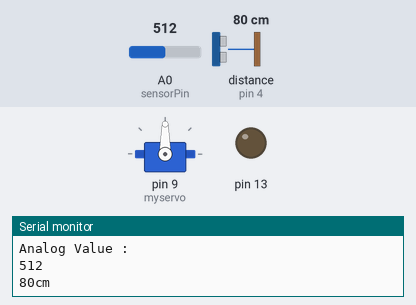
The sketch below on a simulated Arduino Uno, built with avr-gcc and run on an emulated ATmega328P. Shown: servo, output pins drawn as LEDs (lit = HIGH), the last lines printed to the serial monitor. Wiring (inferred from the names in the program): ultrasonic range finder: trigger pin 2; echo pin 4. The test bench sets the inputs (shaded band); at power-on: distance to the obstacle (sensor on pin 4) 80 cm, A0 (sensorPin) = 512. The echo pulse lasts 58.3 µs per cm; pins used as bus, display or sensor lines are not drawn.

Above: at 1.8 s.
1.9 s: distance to the obstacle (sensor on pin 4) set to 16 cm
3.4 s: distance to the obstacle (sensor on pin 4) set to 12 cm
At 4.8 s:
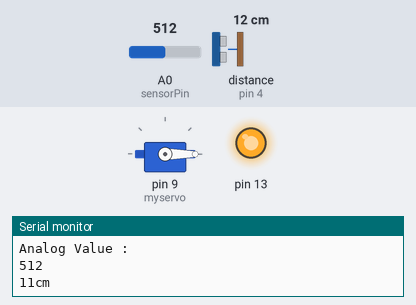
7.5 s: A0 (sensorPin) set to 989
11.0 s: A0 (sensorPin) set to 1016
At 11.8 s:
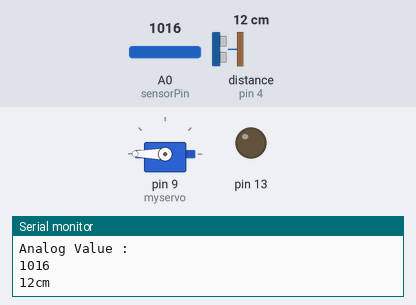
15.1 s: A0 (sensorPin) set to 990
At 16.8 s:
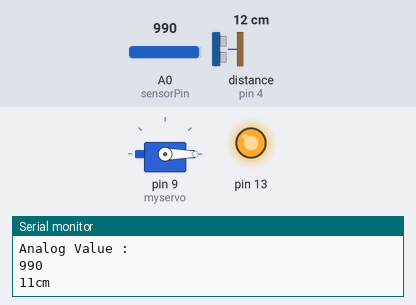
19.2 s: A0 (sensorPin) set to 1010
At 20.7 s:
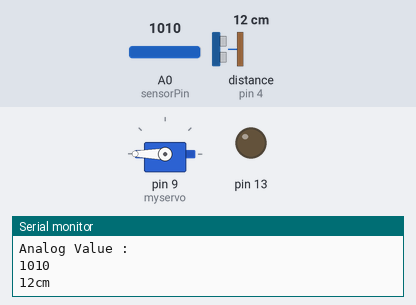
Timing chart, 0 to 22.2 s (numbered marks = the images above; inputs shaded):
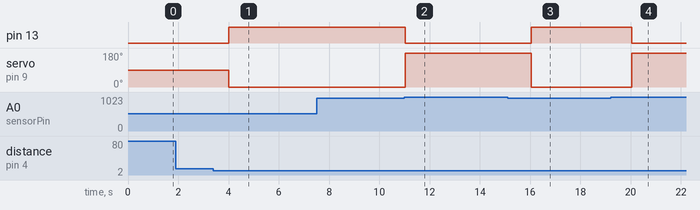

The sketch:

SoilmoistureUltrasonicServo.ino
```cpp
#include <Servo.h>
Servo myservo;
int sensorPin = A0;
int sensorValue;
int limit = 1000;
const int trigPin = 2;

const int echoPin = 4;

void setup() {
 Serial.begin(9600);
 pinMode(13, OUTPUT);
 myservo.attach(9);
}

void loop() {

 sensorValue = analogRead(sensorPin);
 Serial.println("Analog Value : ");
 Serial.println(sensorValue);
 myservo.write(90);

 long duration, cm;

pinMode(trigPin, OUTPUT);

digitalWrite(trigPin, LOW);

delayMicroseconds(2);

digitalWrite(trigPin, HIGH);

delayMicroseconds(20);

digitalWrite(trigPin, LOW);

pinMode(echoPin, INPUT);

duration = pulseIn(echoPin, HIGH);

// convert the time into a distance

cm = microsecondsToCentimeters(duration);

// the condition for the distance

if (  cm < 14)
{

 if (sensorValue<limit) {
 digitalWrite(13, HIGH);
 myservo.write(0);

 }
 else {
 digitalWrite(13, LOW);
 myservo.write(180);

 }
}
Serial.print(cm);

Serial.print("cm");

Serial.println();

 delay(1000);
}
long microsecondsToCentimeters(long microseconds) {

// The speed of sound is 340 m/s or 29 microseconds per centimeter.

// The ping travels out and back, so to find the distance of the

// object we take half of the distance travelled.

return microseconds / 29 / 2;

}
```

Measured:
- the behaviour switches between 15 and 14 cm on distance to the obstacle (sensor on pin 4) (found by bisection; images 0 and 1)
- the behaviour switches between 999 and 1000 on A0 (sensorPin) (found by bisection; images 1 and 2)
- after the input at 3.4 s, pin 13: LOW → HIGH after 0.62 s; servo on pin 9 (myservo): 90° → 0° after 0.62 s
- after the input at 11.0 s, pin 13: HIGH → LOW at once; servo on pin 9 (myservo): 0° → 180° at once
- after the input at 15.1 s, pin 13: LOW → HIGH after 0.94 s; servo on pin 9 (myservo): 180° → 0° after 0.94 s
- after the input at 19.2 s, pin 13: HIGH → LOW after 0.85 s; servo on pin 9 (myservo): 0° → 180° after 0.85 s
